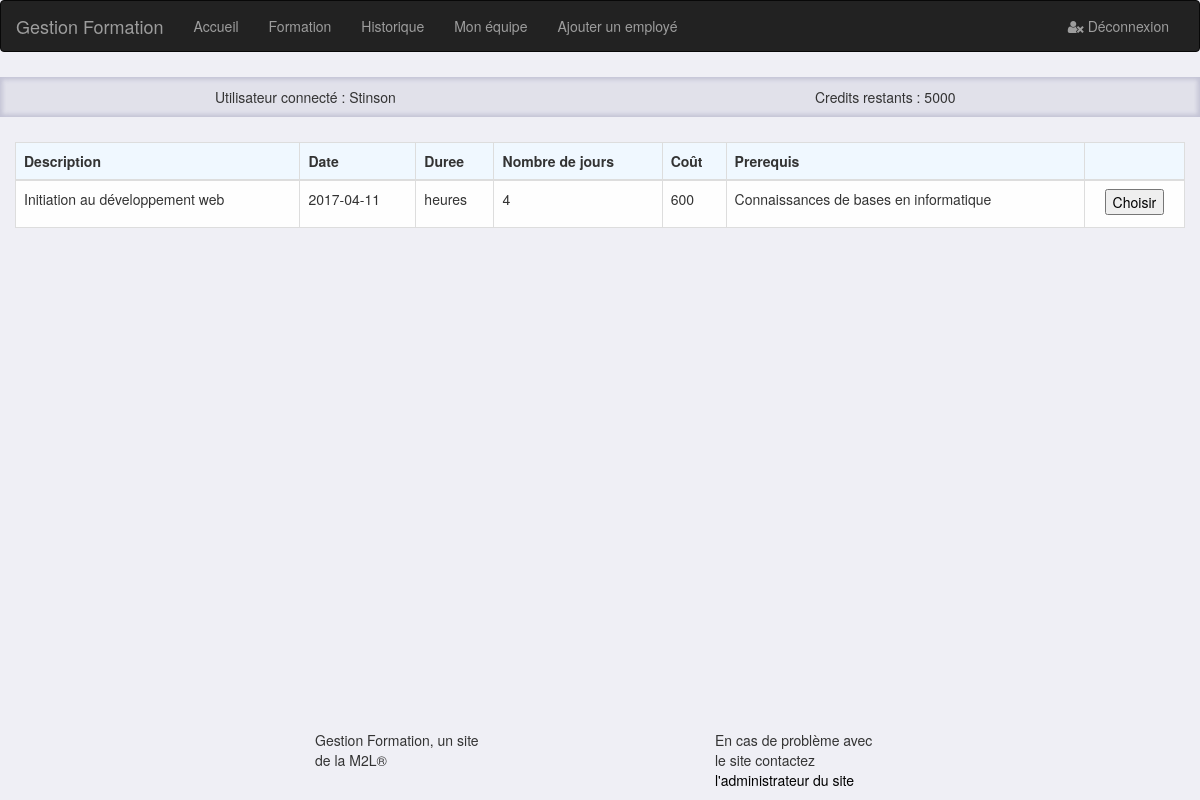
/GestForm/index.php?formation (signed in), run on the app's committed database.
### tables this page shows
CREATE TABLE IF NOT EXISTS `tb_formation` (
  `frm_id` int(11) NOT NULL AUTO_INCREMENT,
  `frm_contenu` varchar(250) NOT NULL,
  `frm_date` date NOT NULL,
  `frm_nbjours` int(11) NOT NULL,
  `frm_prerequis` varchar(250) NOT NULL,
  `frm_cout` varchar(50) NOT NULL,
  PRIMARY KEY (`frm_id`)
);

### GestForm/controleur/formation.inc.php (called while the page is built, shortened)
<?php
    include_once ("modele/formation.lib.php");
    $formations = selectionFormations();
    include_once ("vue/navbar.inc.php");
    include_once ("vue/formation.inc.php");
    include_once ("vue/footer.inc.php");

### GestForm/modele/formation.lib.php (called while the page is built, shortened)
<?php
    function selectionFormations(){
        global $pdo;
        $date = date("y-m-j");
        $req = $pdo -> prepare('Select * from tb_formation LEFT JOIN tb_inscrire
                                ON tb_formation.frm_id = tb_inscrire.nsc_frm_id AND tb_inscrire.nsc_mpl_login = ?
                                WHERE tb_formation.frm_date > ? ORDER BY frm_date ASC LIMIT 50');
        $req->execute(array($_SESSION['login'],$date));
        $formation = $req->fetchAll();
        return $formation;
    }

### GestForm/vue/formation.inc.php (the view, shortened to what this page needs)
<div class="container">
    <div class="row">
        <div class="table-responsive">
            <table class="table table-hover table-bordered table-color">
                <thead>
                <tr bgcolor="#f0f8ff">
                    <th>Description</th>
                    <th>Date</th>
                    <th>Duree</th>
                    <th>Nombre de jours</th>
                    <th>Co&ucirc;t</th>
                    <th>Prerequis</th>
                    <th></th>
                </tr>
                </thead>
                <tbody>
                <?php
                foreach ($formations as $formation){
                    if (isset($formation->nsc_frm_id)){
                    }
                    else {
                        ?>
                        <tr>
                            <td>
                                <p><?php echo $formation->frm_contenu; ?></p>
                            </td>
                            <td>
                                <p><?php echo $formation->frm_date; ?></p>
                            </td>
                            <td>
                                <p><?php echo $formation->frm_duree.' heures'; ?></p>
                            </td>
                            <td class="td-width">
                                <p> <?php echo $formation->frm_nbjours; ?> </p>
                            </td>
                            <td>
                                <p> <?php echo $formation->frm_cout; ?> </p>
                            </td>
                            <td>
                                <p> <?php echo $formation->frm_prerequis; ?> </p>
                            </td>
                            <td align="center">
                                <a href="index.php?code=<?php echo $formation->frm_id; ?>">
                                    <button type="button">Choisir</button>
                                </a>
                            </td>
                        </tr>
                        <?php
                    }
                    }
                ?>
                </tbody>
            </table>
        </div>
    </div>
</div>

### GestForm/inc/css/style.css (style rules this page uses)
body { background-color: #efeff5; }
.table-color { background-color: #fefefe; }
a { text-decoration: none; color: #000000; }
button { text-decoration: none; }

### data on the page
tb_formation: frm_contenu "Initiation au développement web", frm_date "2017-04-11", frm_nbjours "4", frm_cout "600", frm_prerequis "Connaissances de bases en informatique"

### other printed values
$_SESSION['nom'] "Stinson"
$_SESSION['credit'] "5000"
